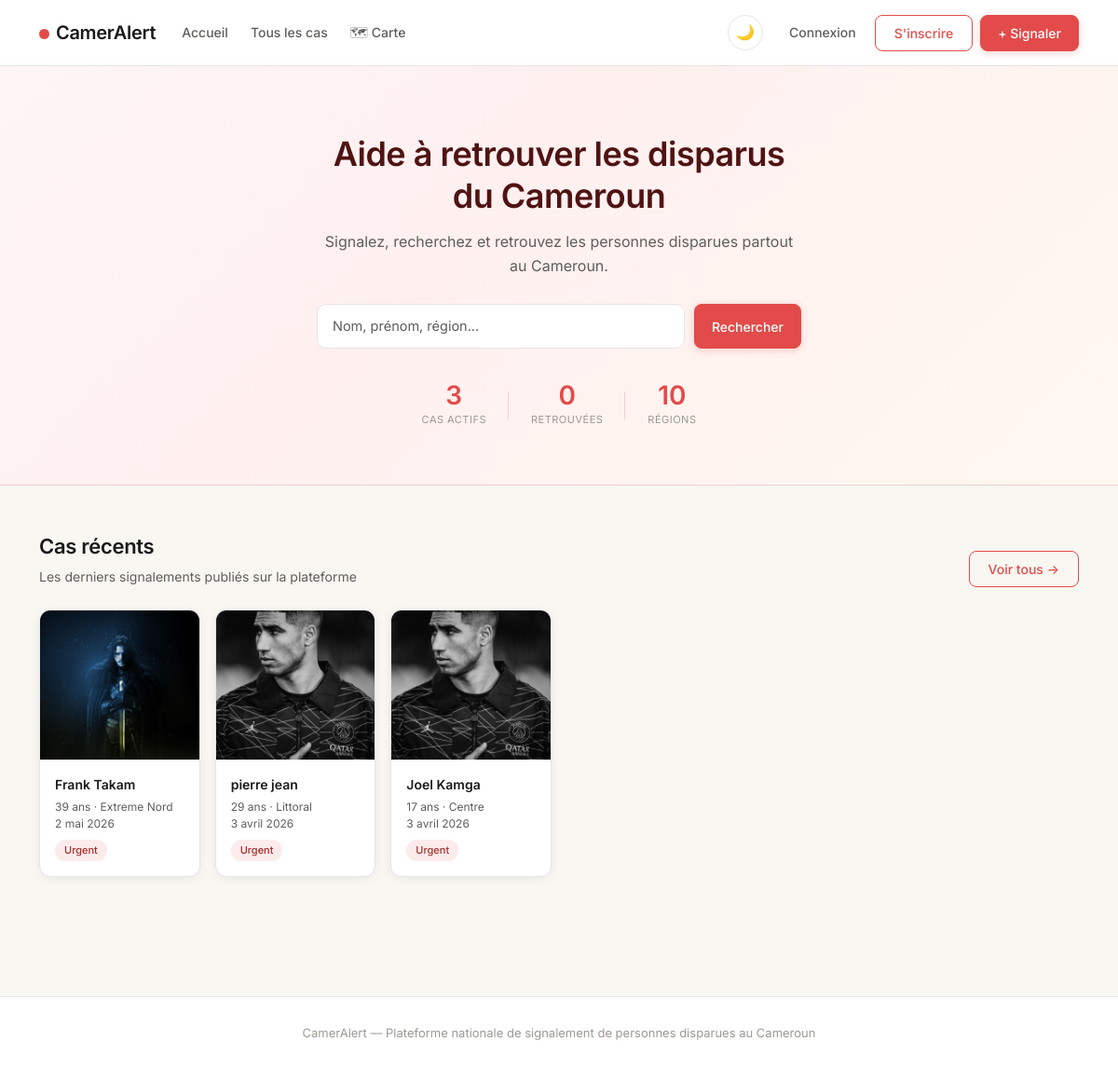
The page / on the database its author committed.
### disparitions/models.py (models this page shows, shortened)
class PersonneDisparue(models.Model):
    STATUT_CHOICES = [
        ('en_attente', 'En attente de validation'),
        ('en_recherche', 'En recherche'),
        ('retrouvee', 'Retrouvée'),
        ('rejete', 'Rejeté'),
    ]
    SEXE_CHOICES = [
        ('fille_femme', 'Fille / Femme'),
        ('garcon_homme', 'Garçon / Homme'),
    ]
    CATEGORIE_CHOICES = [
        ('enfant', 'Enfant'),
        ('femme', 'Femme'),
        ('homme', 'Homme'),
        ('personne_agee', 'Personne âgée'),
    ]
    REGION_CHOICES = [
        ('Adamaoua', 'Adamaoua'),
        ('Centre', 'Centre'),
        ('Est', 'Est'),
        ('Extreme Nord', 'Extrême-Nord'),
        ('Littoral', 'Littoral'),
        ('Nord', 'Nord'),
        ('Nord Ouest', 'Nord-Ouest'),
        ('Ouest', 'Ouest'),
        ('Sud', 'Sud'),
        ('Sud Ouest', 'Sud-Ouest'),
    ]
    reference = models.CharField(max_length=20, unique=True, blank=True)
    nom = models.CharField(max_length=100)
    prenom = models.CharField(max_length=100)
    age = models.PositiveIntegerField()
    sexe = models.CharField(max_length=20, choices=SEXE_CHOICES)
    categorie = models.CharField(max_length=20, choices=CATEGORIE_CHOICES)
    taille = models.CharField(max_length=20, blank=True)
    teint = models.CharField(max_length=50, blank=True)
    signes_particuliers = models.TextField(blank=True)
    date_disparition = models.DateField()
    heure_disparition = models.TimeField(null=True, blank=True)
    region = models.CharField(max_length=100, choices=REGION_CHOICES)
    ville = models.CharField(max_length=100)
    vetements = models.CharField(max_length=255, blank=True)
    description = models.TextField()
    photo = models.ImageField(
        upload_to='disparitions/',
        null=True,
        blank=True
    )
    statut = models.CharField(
        max_length=20,
        choices=STATUT_CHOICES,
        default='en_attente'
    )
    declarant = models.ForeignKey(
        User,
        on_delete=models.SET_NULL,
        null=True,
        related_name='signalements'
    )
    date_creation = models.DateTimeField(auto_now_add=True)
    date_modification = models.DateTimeField(auto_now=True)
    class Meta:
        verbose_name = "Personne disparue"
        verbose_name_plural = "Personnes disparues"
        ordering = ['-date_creation']

### disparitions/views.py (the view)
# urls.py: path('', views.accueil, name='accueil'),
def accueil(request):
    cas_recents = PersonneDisparue.objects.filter(
        statut='en_recherche'
    )[:6]
    total_actifs = PersonneDisparue.objects.filter(
        statut='en_recherche'
    ).count()
    total_retrouves = PersonneDisparue.objects.filter(
        statut='retrouvee'
    ).count()
    return render(request, 'disparitions/accueil.html', {
        'cas_recents': cas_recents,
        'total_actifs': total_actifs,
        'total_retrouves': total_retrouves,
    })

### templates/disparitions/accueil.html (shortened to what this page needs)
{% extends 'base.html' %}
{% block contenu %}
<div class="hero-section">
    <div class="container text-center">
        <h1>Aide à retrouver les disparus<br>du Cameroun</h1>
        <p>
            Signalez, recherchez et retrouvez les personnes
            disparues partout au Cameroun.
        </p>
        <form action="{% url 'liste_cas' %}" method="GET"
              class="search-wrapper">
            <input type="text" name="q"
                   class="form-control"
                   placeholder="Nom, prénom, région...">
            <button class="btn btn-danger px-4">
                Rechercher
            </button>
        </form>
        <div class="stats-hero">
            <div class="stat-item">
                <div class="stat-number">{{ total_actifs }}</div>
                <div class="stat-label">Cas actifs</div>
            </div>
            <div class="stat-item">
                <div class="stat-number">{{ total_retrouves }}</div>
                <div class="stat-label">Retrouvées</div>
            </div>
            <div class="stat-item">
                <div class="stat-number">10</div>
                <div class="stat-label">Régions</div>
            </div>
        </div>
    </div>
</div>
<div class="container py-5">
    <div class="d-flex justify-content-between align-items-end mb-4">
        <div>
            <div class="section-title">Cas récents</div>
            <div class="section-subtitle">
                Les derniers signalements publiés sur la plateforme
            </div>
        </div>
        <a href="{% url 'liste_cas' %}"
           class="btn btn-outline-danger btn-sm">
            Voir tous →
        </a>
    </div>
    <div class="row g-3">
        {% for cas in cas_recents %}
        <div class="col-6 col-md-4 col-lg-2 animate-in">
            <a href="{% url 'detail_cas' cas.pk %}"
               class="text-decoration-none">
                <div class="card card-disparu h-100">
                    {% if cas.photo %}
                        <div style="overflow:hidden; height:160px;">
                            <img src="{{ cas.photo.url }}"
                                 class="card-img-top w-100 h-100"
                                 style="object-fit:cover;">
                        </div>
                    {% else %}
                        <div class="avatar-initiales">
                            {{ cas.prenom|first }}{{ cas.nom|first }}
                        </div>
                    {% endif %}
                    <div class="card-body">
                        <div class="card-name">
                            {{ cas.prenom }} {{ cas.nom }}
                        </div>
                        <div class="card-meta">
                            {{ cas.age }} ans · {{ cas.region }}
                        </div>
                        <div class="card-meta">
                            {{ cas.date_disparition }}
                        </div>
                        <span class="badge-urgent mt-2 d-inline-block">
                            Urgent
                        </span>
                    </div>
                </div>
            </a>
        </div>
        {% empty %}
        <div class="col-12">
            <p class="text-muted text-center py-4">
                Aucun cas publié pour le moment.
            </p>
        </div>
        {% endfor %}
    </div>
</div>
{% endblock %}

### templates/base.html (shortened to what this page needs)
{% load static %}
<!DOCTYPE html>
<html lang="fr">
<head>
    <link href="https://cdn.jsdelivr.net/npm/bootstrap@5.3.0/dist/css/bootstrap.min.css" rel="stylesheet">
    <link rel="stylesheet" href="{% static 'css/style.css' %}?v={% now 'U' %}">
</head>
<body>
<nav class="navbar navbar-expand-lg">
    <div class="container">
        <a class="navbar-brand" href="{% url 'accueil' %}">
            <span class="logo-dot"></span>CamerAlert
        </a>
        <div class="collapse navbar-collapse" id="navMenu">
            <ul class="navbar-nav me-auto">
                <li class="nav-item">
                    <a class="nav-link" href="{% url 'accueil' %}">
                        Accueil
                    </a>
                </li>
                <li class="nav-item">
                    <a class="nav-link" href="{% url 'liste_cas' %}">
                        Tous les cas
                    </a>
                </li>
                <li class="nav-item">
                    <a class="nav-link" href="{% url 'carte' %}">
                        🗺 Carte
                    </a>
                </li>
            </ul>
            <div class="d-flex align-items-center gap-2">
                <button class="btn-theme" id="btn-theme"
                        title="Changer le thème">
                </button>
                {% if user.is_authenticated %}
                    <span class="nav-link text-muted">
                        {{ user.username }}
                    </span>
                    <a class="nav-link" href="{% url 'deconnexion' %}">
                        Déconnexion
                    </a>
                    {% if user.is_staff %}
                    <a class="nav-link" href="{% url 'dashboard' %}">
                        Dashboard
                    </a>
                    {% endif %}
                {% else %}
                    <a class="nav-link" href="{% url 'connexion' %}">
                        Connexion
                    </a>
                    <a class="btn btn-outline-danger btn-sm"
                       href="{% url 'inscription' %}">
                        S'inscrire
                    </a>
                {% endif %}
                <a class="btn btn-danger btn-sm"
                   href="{% url 'signaler' %}">
                    + Signaler
                </a>
            </div>
        </div>
    </div>
</nav>
<main>{% block contenu %}{% endblock %}</main>
<footer>
    <div class="container">
        <span>CamerAlert — Plateforme nationale de signalement
        de personnes disparues au Cameroun</span>
    </div>
</footer>
</body>
</html>

### rows shown on the page
PersonneDisparue: photo (picture), prenom "Frank", nom "Takam", age "39", region "Extreme Nord", date_disparition "2 mai 2026"
PersonneDisparue: photo (picture), prenom "pierre", nom "jean", age "29", region "Littoral", date_disparition "3 avril 2026"
PersonneDisparue: photo (picture), prenom "Joel", nom "Kamga", age "17", region "Centre", date_disparition "3 avril 2026"

### other values the page prints
{{ total_actifs }} "3"
{{ total_retrouves }} "0"
